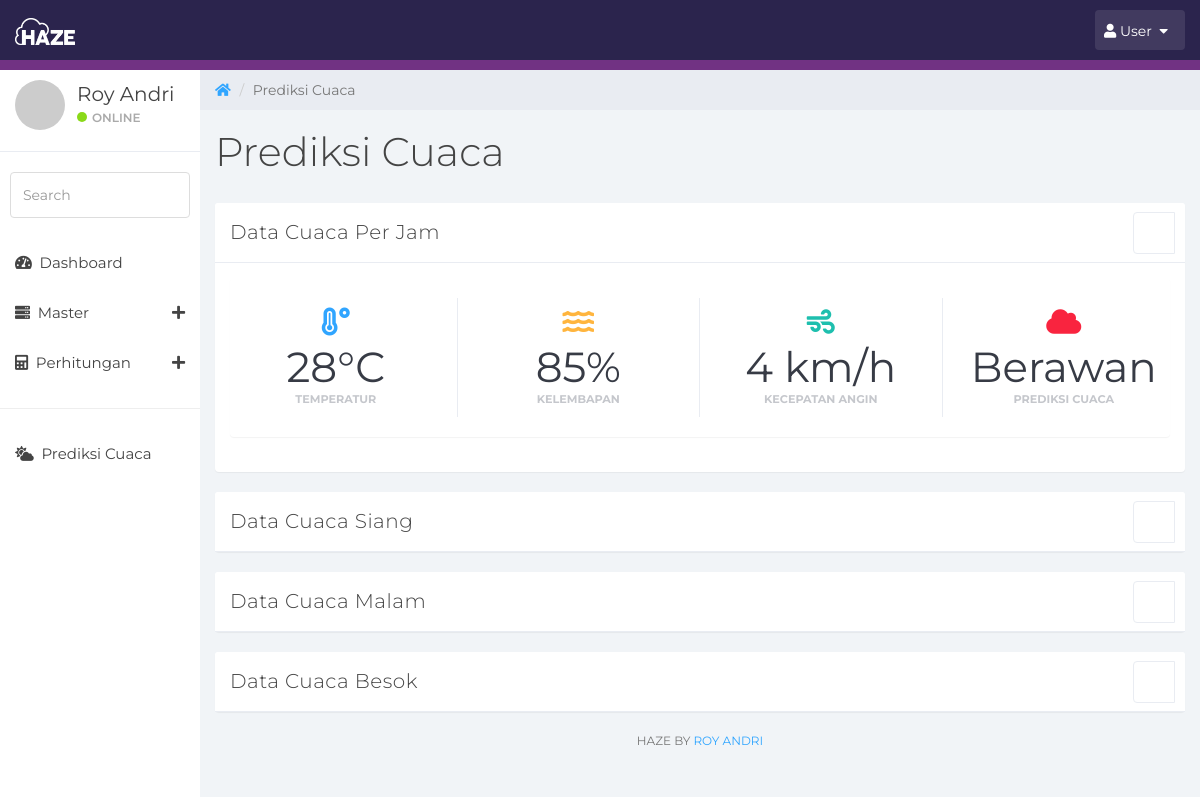
Page /admin/?p=prediksi_cuaca (signed in) on the committed database.
### tables this page shows
CREATE TABLE `tbl_prediksi` (
  `id` int(11) NOT NULL,
  `waktu_tanggal` date NOT NULL,
  `waktu_jam` time NOT NULL,
  `temperatur` int(11) NOT NULL,
  `kelembapan` int(11) NOT NULL,
  `kecepatan_angin` int(11) NOT NULL,
  `prediksi_cuaca` varchar(10) NOT NULL
);

### admin/backend/tampil_cuaca.php (called while the page is built, shortened)
<?php
include_once '../config/db_config.php';
$query = "SELECT * FROM tbl_prediksi ORDER BY id DESC LIMIT 1";
$exe = mysqli_query($koneksi, $query);
$cuaca = mysqli_fetch_array($exe);
?>

### admin/view/prediksi_cuaca.php (the view, shortened to what this page needs)
<?php include_once '../config/db_config.php'; ?>
<?php include_once './backend/tampil_cuaca.php'; ?>
<div class="col-sm-9 col-sm-offset-3 col-lg-10 col-lg-offset-2 main">
    <div class="row turun">
        <ol class="breadcrumb">
            <li><a href="#">
                    <em class="fa fa-home"></em>
                </a></li>
            <li class="active">Prediksi Cuaca</li>
        </ol>
    </div>
    <div class="row">
        <div class="col-lg-12">
            <h1 class="page-header">Prediksi Cuaca  </h1>
        </div>
    </div>
    <div class="row">
        <div class="col-md-12">
            <div class="panel panel-default">
                <div class="panel-heading">
                    Data Cuaca Per Jam
                    <span class="pull-right clickable panel-toggle panel-button-tab-left"></span></div>
                <div class="panel-body">
                    <div class="panel panel-container">
                        <div class="row">
                            <div class="col-xs-6 col-md-3 col-lg-3 no-padding">
                                <div class="panel panel-teal panel-widget border-right">
                                    <div class="row no-padding"><em
                                            class="fa fa-xl fa-temperature-high color-blue"></em>
                                        <div class="large"><?php echo $cuaca['temperatur']; ?>°C</div>
                                        <div class="text-muted">Temperatur</div>
                                    </div>
                                </div>
                            </div>
                            <div class="col-xs-6 col-md-3 col-lg-3 no-padding">
                                <div class="panel panel-blue panel-widget border-right">
                                    <div class="row no-padding"><em class="fa fa-xl fa-water color-orange"></em>
                                        <div class="large"><?php echo $cuaca['kelembapan']; ?>%</div>
                                        <div class="text-muted">Kelembapan</div>
                                    </div>
                                </div>
                            </div>
                            <div class="col-xs-6 col-md-3 col-lg-3 no-padding">
                                <div class="panel panel-orange panel-widget border-right">
                                    <div class="row no-padding"><em class="fa fa-xl fa-wind color-teal"></em>
                                        <div class="large"><?php echo $cuaca['kecepatan_angin']; ?> km/h</div>
                                        <div class="text-muted">Kecepatan Angin</div>
                                    </div>
                                </div>
                            </div>
                            <div class="col-xs-6 col-md-3 col-lg-3 no-padding">
                                <div class="panel panel-red panel-widget ">
                                    <?php
                                    $status = "";
                                    if($cuaca['prediksi_cuaca'] == "Hujan") {
                                        $status = "cloud-rain";
                                    } else if($cuaca['prediksi_cuaca'] == "Berawan") {
                                        $status = "cloud";
                                    } else if($cuaca['prediksi_cuaca'] == "Cerah") {
                                        $status = "sun";
                                    }
                                    ?>
                                    <div class="row no-padding"><em
                                            class="fa fa-xl fa-<?php echo $status; ?> color-red"></em>
                                        <div class="large"><?php echo $cuaca['prediksi_cuaca']; ?></div>
                                        <div class="text-muted">Prediksi Cuaca</div>
                                    </div>
                                </div>
                            </div>
                        </div>
                    </div>
                </div>
            </div>
        </div>
    </div>
    <div class="row">
        <div class="col-md-12">
            <div class="panel panel-default">
                <div class="panel-heading">
                    Data Cuaca Siang
                    <span class="pull-right clickable panel-toggle panel-button-tab-left"></span></div>
            </div>
        </div>
    </div>
    <div class="row">
        <div class="col-md-12">
            <div class="panel panel-default">
                <div class="panel-heading">
                    Data Cuaca Malam
                    <span class="pull-right clickable panel-toggle panel-button-tab-left"></span></div>
            </div>
        </div>
    </div>
    <div class="row">
        <div class="col-md-12">
            <div class="panel panel-default">
                <div class="panel-heading">
                    Data Cuaca Besok
                    <span class="pull-right clickable panel-toggle panel-button-tab-left"></span></div>
            </div>
        </div>
    </div>
    <div class="row">
        <div class="col-sm-12">
            <p class="back-link">HAZE by <a href="#">Roy Andri</a></p>
        </div>
    </div>
</div>

### assets/css/styles.css (style rules this page uses)
body { background: #f1f4f7; padding-top: 60px; font-size: 14px; color: #444444; font-family: "Montserrat", "Helvetica Neue", Helvetica, Arial, sans-serif; }
p { color: #777; }
a, a:hover, a:focus { color: #30a5ff; }
h1, h2, h3, h4, h5, h6 { color: #444444; }
h1 { font-weight: 300; font-size: 40px; }
.large { font-size: 2em; }
.text-muted { color: #c5c7cc; }
.color-blue { color: #30a5ff; }
.color-teal { color: #1ebfae; }
.color-orange { color: #ffb53e; }
.color-red { color: #f9243f; }
.no-padding { padding: 0; margin: 0; }
.fa-xl { font-size: 2em; }
.panel { border: 0; }
.panel-container { padding-top: 20px; }
.panel-blue { background: #30a5ff; color: #fff; }
.panel-teal { background: #1ebfae; color: #fff; }
.panel-orange { background: #ffb53e; color: #fff; }
.panel-red { background: #f9243f; color: #fff; }
.panel-heading { font-size: 20px; font-weight: 300; letter-spacing: 0.025em; height: 60px; line-height: 38px; }
.panel-default .panel-heading { background: #fff; border-bottom: 1px solid #e9ecf2; color: #444444; }
.panel-widget { padding: 10px 0; position: relative; box-shadow: none; border-radius: 0; background: none; text-align: center; color: #333; }
.panel-widget .text-muted { margin-top: -6px; text-transform: uppercase; font-weight: bold; font-size: 0.8em; }
.panel-widget .large { color: #373b45; font-size: 3em; }
.panel-settings a, .panel-toggle { width: 40px; padding: 2px 0 0 0; }
.panel-settings, .panel-toggle { display: inline-block; margin: -1px -5px 0 15px !important; border-radius: 4px; text-align: center; border: 1px solid #e9ecf2; color: #7c7c7c; background: #fff; width: 42px; }
.clickable { cursor: pointer; }
.panel-heading span { margin: 0px; font-size: 14px; }
.panel-button-tab-left { border-top-right-radius: 0; border-bottom-right-radius: 0; }
.border-right { border-right: 1px solid #dadbda; }
.panel .border-top, .panel .border-right, .panel .border-bottom, .panel .border-left { border-color: #e9ecf2; }
.turun { margin-top:10px !important; }
.breadcrumb { border-radius: 0; padding: 10px 15px 10px 15px; background: #e9ecf2; margin: 0; }
h1.page-header { margin-top: 20px; border-bottom: 0; }
p.back-link { text-align: center; margin-bottom: 20px; font-size: 12px; text-transform: uppercase; }

### rows in the picture
tbl_prediksi: temperatur "28", kelembapan "85", kecepatan_angin "4", prediksi_cuaca "Berawan"

### other values in the picture
$nama "Roy Andri"
